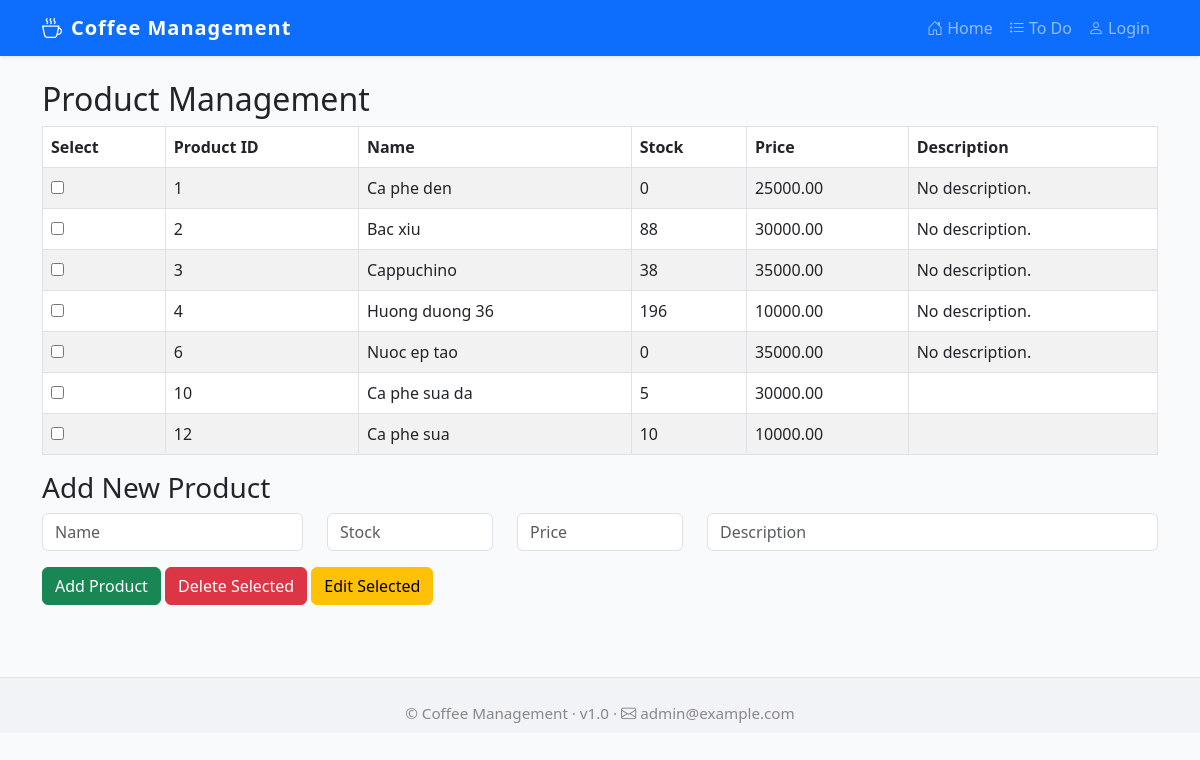
Before: /adminpage/editproduct/ with the older database file.
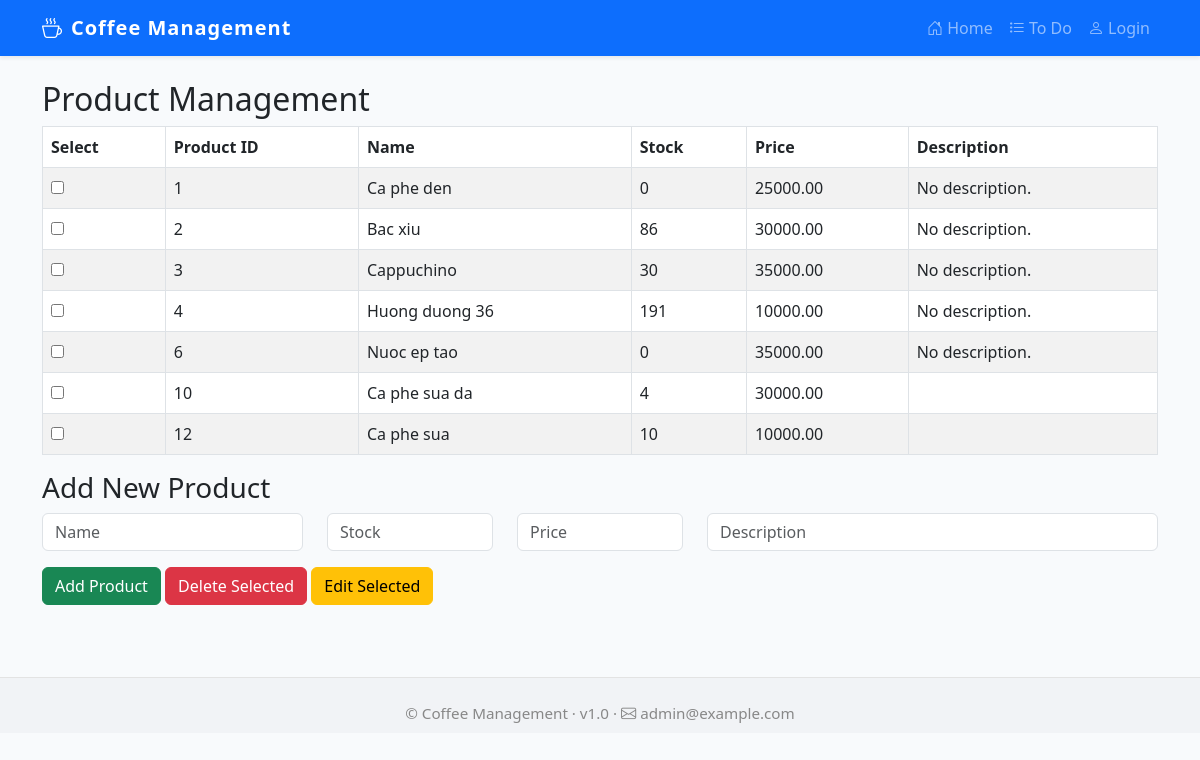
After: the same page with the newer database file.
### myapp/models.py (models this page shows, shortened)
class ProductList(models.Model):
    productid = models.AutoField(primary_key=True)
    name = models.CharField(max_length=100)
    stock = models.IntegerField()
    price = models.DecimalField(max_digits=10, decimal_places=2)
    description = models.TextField()

### myapp/views.py (the view, shortened to what this page needs)
# urls.py: path('editproduct/', views.editproduct, name='edit_product'),
def editproduct(request):
    edit_product = None
    return render_edit_product(request, edit_product)

### myapp/views.py (called while the page is built)
def render_edit_product(request, edit_product=None):
    products = ProductList.objects.all()
    return render(request, "editproduct.html", {"products": products, "edit_product": edit_product})

### myapp/templates/editproduct.html (shortened to what this page needs)
{% extends "base.html" %}
{% block content %}
<h2>Product Management</h2>
<form method="post">
    <table class="table table-striped table-bordered table-hover">
        <thead>
            <tr>
                <th>Select</th>
                <th>Product ID</th>
                <th>Name</th>
                <th>Stock</th>
                <th>Price</th>
                <th>Description</th>
            </tr>
        </thead>
        <tbody>
            {% for product in products %}
            <tr>
                <td>
                    <input type="checkbox" name="selected_products" value="{{ product.productid }}">
                </td>
                <td>{{ product.productid }}</td>
                <td>{{ product.name }}</td>
                <td>{{ product.stock }}</td>
                <td>{{ product.price }}</td>
                <td>{{ product.description }}</td>
            </tr>
            {% endfor %}
        </tbody>
    </table>
    <h3>Add New Product</h3>
    <div class="row mb-3">
        <div class="col-md-3">
            <input type="text" name="name" class="form-control" placeholder="Name" required>
        </div>
        <div class="col-md-2">
            <input type="number" name="stock" class="form-control" placeholder="Stock" min="0" required>
        </div>
        <div class="col-md-2">
            <input type="number" name="price" class="form-control" placeholder="Price" min="0" step="0.01" required>
        </div>
        <div class="col-md-5">
            <input type="text" name="description" class="form-control" placeholder="Description" required>
        </div>
    </div>
    <button type="submit" name="action" value="add" class="btn btn-success">Add Product</button>
    <button type="submit" name="action" value="delete" class="btn btn-danger">Delete Selected</button>
    <button type="submit" name="action" value="edit" class="btn btn-warning">Edit Selected</button>
</form>
{% endblock %}

Changed rows visible on the page:
changed ProductList "Bac xiu": stock "88" → "86"
changed ProductList "Cappuchino": stock "38" → "30"
changed ProductList "Huong duong 36": stock "196" → "191"
changed ProductList "Ca phe sua da": stock "5" → "4"
